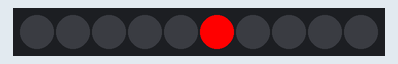
Simulated run of this sketch. Board: Arduino Uno, built with avr-gcc and run on an emulated ATmega328P. Shown: 10 RGB LEDs in strip order, left to right.

Above: at 0.15 s.
At 4.79 s:
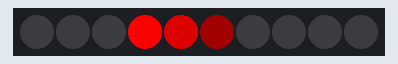
At 10.18 s:
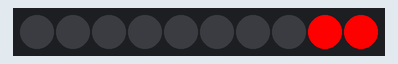
At 20.33 s:
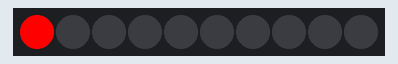
At 29.95 s:
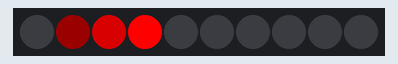
At 39.81 s:
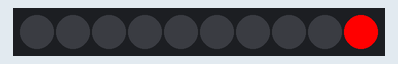

The sketch:

fastLEDCylon.ino
```cpp
#include "FastLED.h"

#define NUM_LEDS 10
#define DATA_PIN 2
CRGB leds[NUM_LEDS];

void setup() {
  FastLED.addLeds<NEOPIXEL,DATA_PIN>(leds, NUM_LEDS);
}

void loop() {
  uint8_t i = beatsin8(20,0,NUM_LEDS-1);
  leds[i] = CRGB(255,0,0);
  FastLED.show();
  fadeToBlackBy(leds,NUM_LEDS,8);
}
```
